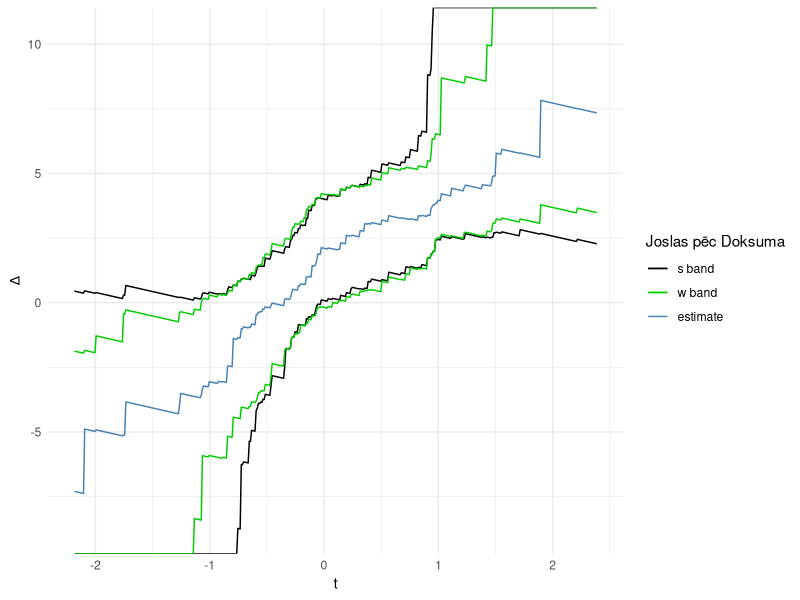
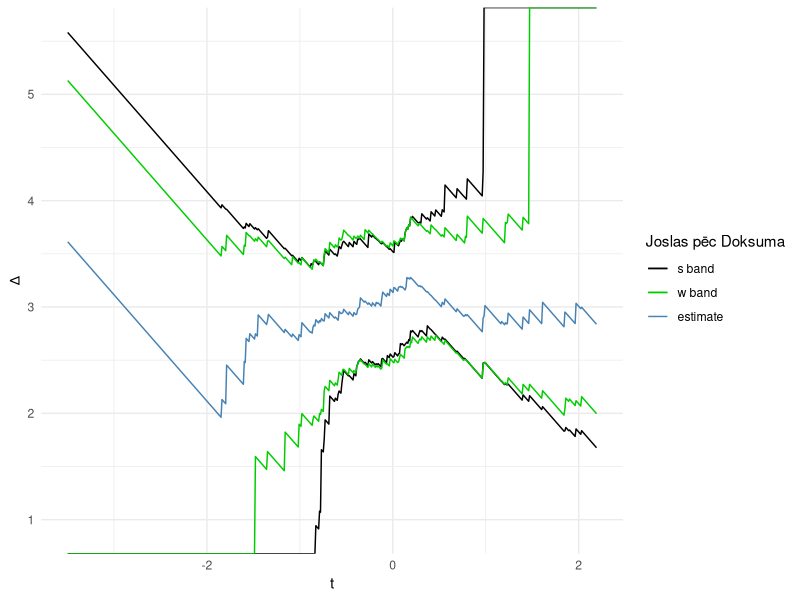
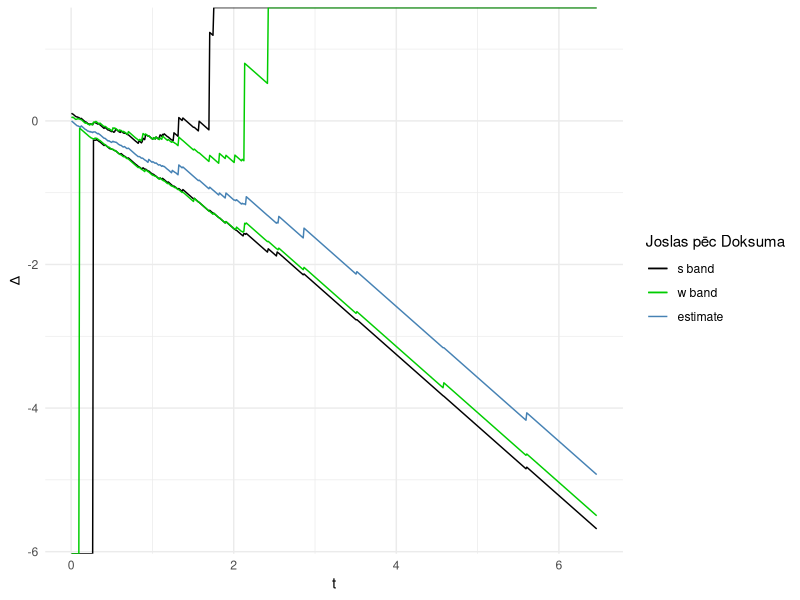

The R script that drew these images, in order:
# atkartojam piemeru no doksum/sievers

set.seed(5)


## palīgfunkcijas

get_y <- function(Y, i){
  
  if (i <= 0){
    return(-Inf)
  }
  
  if (i > length(Y)){
    return(Inf)
  }
  
  return(Y[i])
}



get_i <- function(smpl, value){
  n <- length(smpl)
  for (i in 1:n){
    if (smpl[i] > value){
      return(i-1)
    }
    if (smpl[i] == value){
      return(i)
    }
  }
  if (value < smpl[1]){
    return(0)
  }
  return(n + 1)
}


## S-band
# K statistika - 1.36

s_band <- function(x, X, Y){
  m <- length(X)
  n <- length(Y)
  N <- m + n
  M <- m * n / N
  alpha = 0.95
  K <- 1.36
  

  s_band_helper <- function(x_val, X, Y) {
    i <- get_i(X, x_val)
    lower_bound <- get_y(Y, ceiling(n * (i / m - K / sqrt(M))) ) - x_val
    ### jāmeklē kļūda
    upper_bound <- get_y(Y, floor(n * (i / m + K / sqrt(M)) + 1) ) - x_val
    return(data.frame(x_val = x_val, lower_bound = lower_bound, upper_bound = upper_bound))
  }
  
  result_df <- do.call(rbind, lapply(x, function(x_val) s_band_helper(x_val, X, Y)))
  return(result_df)
}




### W band
### K = 3.02



w_band <- function(x, X, Y){
  m <- length(X)
  n <- length(Y)
  N <- m + n
  M <- m * n / N
  K <- 3.02
  c <- K^2/M
  lambda <- m/N
  
  h_lower <-function(i){
    (i/m + 1/2*c*(1 - lambda)*(1 - 2*lambda*i/m) - 1/2*sqrt(c^2*(1-lambda)^2 + 4*c*i/m*(1-i/m)))/(1 + c*(1-lambda)^2)
    
  }
  h_upper <-function(i){
    (i/m + 1/2*c*(1 - lambda)*(1 - 2*lambda*i/m) + 1/2*sqrt(c^2*(1-lambda)^2 + 4*c*i/m*(1-i/m)))/(1 + c*(1-lambda)^2)
    
  }
  
  
  w_band_helper <- function(x_val, X, Y) {
    i <- get_i(X, x_val)
    lower_bound <- get_y(Y, ceiling(n * h_lower(i))) - x_val
    
    upper_bound <- get_y(Y, floor(n * h_upper(i)) + 1) - x_val
    return(data.frame(x_val = x_val, lower_bound = lower_bound, upper_bound = upper_bound))
  }
  
  result_df <- do.call(rbind, lapply(x, function(x_val) w_band_helper(x_val, X, Y)))
  return(result_df)
}

## Estimate
estimate <- function(x, X, Y){
  m <- length(X)
  n <- length(Y)
  
  estimate_helper <- function(x_val, X, Y) {
    i <- get_i(X, x_val)
    return(data.frame(x_val = x_val, estimate = get_y(Y, floor(n*i/m)) - x_val))
  }
  result <- do.call(rbind, lapply(x, function(x_val) estimate_helper(x_val, X, Y)))
  return(result)
}

# palaiž visu kopā
work <- function(){
  library(ggplot2)
  x = seq(X[1], X[length(X)], by = 0.01)
  s_band_res <- s_band(x, X, Y)
  w_band_res <- w_band(x, X, Y)
  estimate_res <- estimate(x, X, Y)
  # Create a data frame with the values of x, lower and upper bounds for S band, W band, and estimate
  data <- data.frame(
    x = x,
    s_lower = s_band_res$lower_bound,
    s_upper = s_band_res$upper_bound,
    w_lower = w_band_res$lower_bound,
    w_upper = w_band_res$upper_bound,
    estimate = estimate_res$estimate
  )
  
  

  ggplot(data, aes(x = x)) +
    geom_line(aes(y = s_lower, color = "s band"), linetype = "solid") +
    geom_line(aes(y = s_upper, color = "s band"), linetype = "solid") +
    geom_line(aes(y = w_lower, color = "w band"), linetype = "solid") +
    geom_line(aes(y = w_upper, color = "w band"), linetype = "solid") +
    geom_line(aes(y = estimate, color = "estimate"), linetype = "solid") +
    labs(x = "t", y = "∆") +
    theme_minimal() +
    scale_color_manual(name='Joslas pēc Doksuma',
                       breaks=c('s band', 'w band', 'estimate', 'teor'),
                       values=c('s band'='black', 'w band'='green3', 'estimate'='steelblue', 'teor'='red'))
}


m <- 100
n <- 120


# lokācijas-mēroga modelis
X <- sort(rnorm(m, 0, 1))
Y <- sort(rnorm(n, 1, 4))


## izveidosim attēlus
png("Doksum.png", width = 800, height = 600, units = "px", pointsize = 12, res = 120)
work()
dev.off()



# lokācijas modelis
X <- sort(rnorm(m, 0, 1))
Y <- sort(rnorm(n, 3, 1))

png("Doksum_lok.png", width = 800, height = 600, units = "px", pointsize = 12, res = 120)
work()
dev.off()


# mēroga modelis
X <- sort(rexp(m, rate=1))
Y <- sort(rexp(n, rate=2))

png("Doksum_mer.png", width = 800, height = 600, units = "px", pointsize = 12, res = 120)
work()
dev.off()



